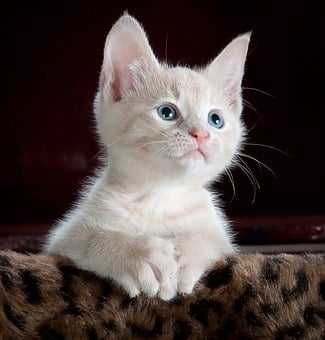
#> input picture Core Operations/cat.jpg, 325 x 340 px, found by its file name
$ python Ex2.py
#> lines starting #> are read from the running program, lines starting #| are printed output that depends on the picture
# Geometric Tranformations of Images
import numpy as np
import cv2 as cv

img = cv.imread(r"C:\Users\LONG VU\Desktop\OpenCV\Core Operations\cat.jpg")
#> img is the input picture: shape (340, 325, 3); mean B, G, R 64.4, 66.9, 78.5

# Scaling
res = cv.resize(img, None, fx=2, fy=2, interpolation=cv.INTER_CUBIC)

# Translation
rows, cols, _ = img.shape
#> rows = 340; cols = 325

M = np.float32([[1, 0, 100], [0, 1, 100]])
res1 = cv.warpAffine(img, M, (cols, rows))
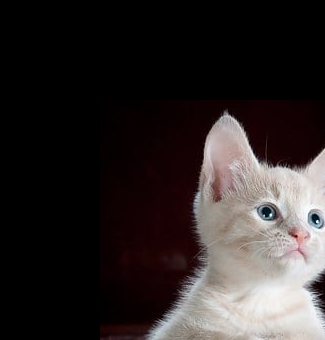
#> res1: shape (340, 325, 3); mean B, G, R 41.7, 42.3, 48.1

# Rotation
N = cv.getRotationMatrix2D(((cols - 1)/2.0, (rows - 1)/2.0), 90, 1)
dst = cv.warpAffine(img, N, (cols, rows))
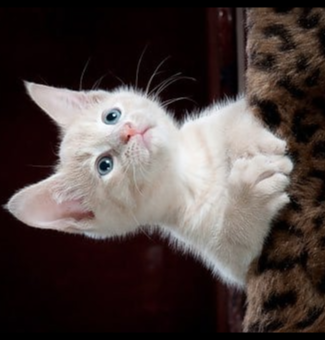
#> dst: shape (340, 325, 3); mean B, G, R 64.2, 66.6, 77.7

# Affine transformation
# Perspective Transformation
cv.imshow('res', dst)
cv.waitKey(0)

cv.destroyAllWindows()
